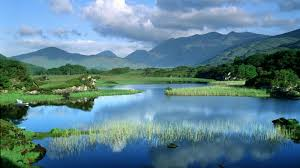
#> input picture village.jpeg, 300 x 168 px
$ jupyter execute --allow-errors fft.ipynb   (older library calls are emulated)
#> lines starting #> are read from the running program, lines starting #| are printed output that depends on the picture; long printed decimals are rounded
[cell 1]
#	=====================================================================
#	Purpose: To understand the effect of Fourier Transform on an image.
#	---------------------------------------------------------------------
#	Sangeeta Biswas
#	Associate Professor
#	University of Rajshahi, Rajshahi
#	12.8.2022
#	=====================================================================
import matplotlib.pyplot as plt
import cv2
import numpy as np

def main():
	# Load image.
	img_path = '../village.jpeg'#GhostPepper.jpg' #PaddyField.jpeg'
	rgb = plt.imread(img_path)
#> rgb is the input picture: shape (168, 300, 3); mean R, G, B 92.9, 130.2, 143.8

	# Convert images
	gray = cv2.cvtColor(rgb, cv2.COLOR_RGB2GRAY)
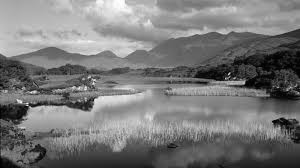
#> gray: shape (168, 300); min 0, max 254, mean 120.6

	# Perform Fast Fourier Transformation for 2D signal, i.e., image
	ftimg = np.fft.fft2(gray)
	centered_ftimg = np.fft.fftshift(ftimg)
	magnitude_spectrum = 100 * np.log(np.abs(ftimg))
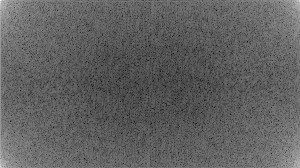
#> magnitude_spectrum: shape (168, 300) float64; min 234.5, max 1562, mean 740.9; drawn with min black and max white
	centered_magnitude_spectrum = 100 * np.log(np.abs(centered_ftimg))
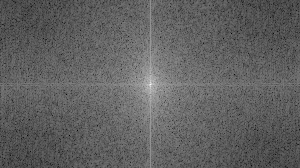
#> centered_magnitude_spectrum: shape (168, 300) float64; min 234.5, max 1562, mean 740.9; drawn with min black and max white

	print(gray.shape, ftimg.shape, centered_ftimg.shape)
#| (168, 300) (168, 300) (168, 300)
	print(gray.max(), gray.min(), ftimg.max(), ftimg.min(), centered_ftimg.max(), centered_ftimg.min())
#| 254 0 (6078418+0j) (-503450.780-502880.06651912787j) (6078418+0j) (-503450.780-502880.06651912787j)

	# Build a Gaussian filter.
	ncols, nrows = gray.shape
#> ncols = 168; nrows = 300
	gaussian_filter = build_gaussian_filter(ncols, nrows)

	# Apply Gaussian filter
	ftimg_gf = centered_ftimg * gaussian_filter
	filtered_img = np.abs(np.fft.ifft2(ftimg_gf))

	# Save images all together by matplotlib.
	img_set = [rgb, gray, magnitude_spectrum, centered_magnitude_spectrum, gaussian_filter, filtered_img]
	title_set = ['RGB', 'Gray', 'FFT2', 'Centered FFT2', 'Gaussian Filter', 'Filtered Img']
	figpath = 'FFT2.png'
	matplotlib_plot_img(img_set, title_set, figpath)

def build_gaussian_filter(ncols, nrows):
#> called with ncols = 168, nrows = 300
	sigmax, sigmay = 10, 10
	cx, cy = nrows/2, ncols/2
#> cx = 150; cy = 84
	x = np.linspace(0, nrows, nrows)
#> x = 300 values from 0 to 300
	y = np.linspace(0, ncols, ncols)
#> y = 168 values from 0 to 168
	X, Y = np.meshgrid(x, y)
	gaussian_filter = np.exp(-(((X-cx)/sigmax)**2 + ((Y-cy)/sigmay)**2))
	print(gaussian_filter.shape)
#| (168, 300)
#> in main, `filtered_img = np.abs(np.fft.ifft2(ftimg_gf))`:
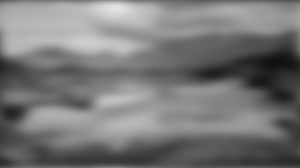
#> filtered_img: shape (168, 300) float64; min 17.07, max 228.4, mean 120

	return gaussian_filter

def matplotlib_plot_img(img_set, title_set, figpath):
#> called with figpath = 'FFT2.png'
	plt.rcParams.update({'font.size': 22})
	plt.figure(figsize = (20, 20))
	n = len(img_set)
#> n = 6
	for i in range(n):
		plt.subplot(2, 3, i + 1)
		plt.title(title_set[i])
		img = img_set[i]
		ch = len(img.shape)
		if (ch == 2):
			plt.imshow(img, cmap = 'gray')
		else:
			plt.imshow(img)

	plt.tight_layout()
	plt.savefig(figpath)
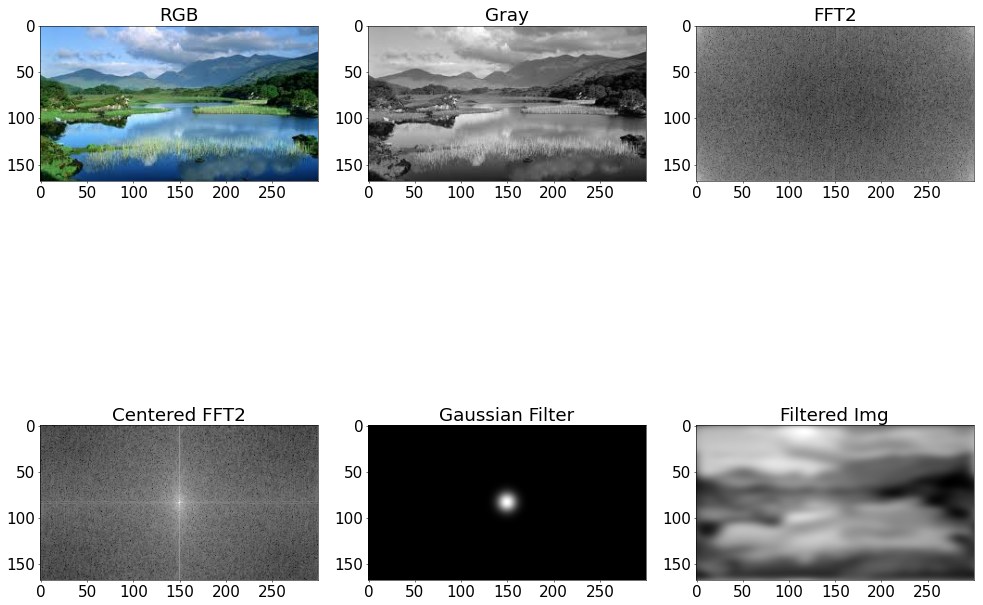
#> figure drawn by matplotlib, 6 panels
	plt.show()

if __name__ == '__main__':
	main()

[cell 2]
#	=====================================================================
#	Purpose: To understand the effect of Fourier Transform on an image.
#	---------------------------------------------------------------------
#	Sangeeta Biswas
#	Associate Professor
#	University of Rajshahi, Rajshahi
#	12.8.2022
#	=====================================================================
import matplotlib.pyplot as plt
import cv2
import numpy as np

def main():
	# Load image.
	img_path = '../village.jpeg'#GhostPepper.jpg' #PaddyField.jpeg'
	rgb = plt.imread(img_path)

	# Convert images
	gray = cv2.cvtColor(rgb, cv2.COLOR_RGB2GRAY)

	# Perform Fast Fourier Transformation for 2D signal, i.e., image
	ftimg = np.fft.fft2(gray)
	centered_ftimg = np.fft.fftshift(ftimg)
	magnitude_spectrum = 100 * np.log(np.abs(ftimg))
	centered_magnitude_spectrum = 100 * np.log(np.abs(centered_ftimg))

	print(gray.shape, ftimg.shape, centered_ftimg.shape)
#| (168, 300) (168, 300) (168, 300)
	print(gray.max(), gray.min(), ftimg.max(), ftimg.min(), centered_ftimg.max(), centered_ftimg.min())
#| 254 0 (6078418+0j) (-503450.780-502880.06651912787j) (6078418+0j) (-503450.780-502880.06651912787j)

	# Build a Gaussian filter.
	ncols, nrows = gray.shape
#> ncols = 168; nrows = 300
	# gaussian_filter = build_gaussian_filter(ncols, nrows)

	# sobel_filter = build_sobel_filter(centered_ftimg)

	mean_filter = build_mean_filter(ncols, nrows)
	ftimg_mf = centered_ftimg * mean_filter
	filtered_img = np.abs(np.fft.ifft2(ftimg_mf))


	# [8 lines of commented-out code are left out]
	img_set = [rgb, gray, magnitude_spectrum, centered_magnitude_spectrum, mean_filter, filtered_img]
	title_set = ['RGB', 'Gray', 'FFT2', 'Centered FFT2', 'Mean Filter', 'Filtered Img']
	figpath = 'FFT2.png'
	matplotlib_plot_img(img_set, title_set, figpath)

# [12 lines left out: function build_gaussian_filter, not called in this run]

def build_mean_filter(nrows, ncols):
	mean_filter = np.ones((nrows, ncols))
	mean_filter = mean_filter / (nrows * ncols)
	return mean_filter


# [20 lines left out: function build_sobel_filter, not called in this run]


def matplotlib_plot_img(img_set, title_set, figpath):
#> called with figpath = 'FFT2.png'
	plt.rcParams.update({'font.size': 22})
	plt.figure(figsize = (20, 20))
	n = len(img_set)
#> n = 6
	for i in range(n):
		plt.subplot(2, 3, i + 1)
		plt.title(title_set[i])
		img = img_set[i]
		ch = len(img.shape)
		if (ch == 2):
			plt.imshow(img, cmap = 'gray')
		else:
			plt.imshow(img)

	plt.tight_layout()
	plt.savefig(figpath)
	plt.show()

if __name__ == '__main__':
	main()

[cell 3]
nrows = 3
ncols = 3
sigmax, sigmay = 10, 10
cx, cy = nrows/2, ncols/2
x = np.linspace(0, nrows, nrows)
y = np.linspace(0, ncols, ncols)


X, Y = np.meshgrid(x, y)
gaussian_filter = np.exp(-(((X-cx)/sigmax)**2 + ((Y-cy)/sigmay)**2))
print(gaussian_filter.shape)

[cell 4]
X

[cell 5]
Y

[cell 6]
#	=====================================================================
#	Purpose: To understand the effect of Fourier Transform on an image.
#	---------------------------------------------------------------------
#	Sangeeta Biswas
#	Associate Professor
#	University of Rajshahi, Rajshahi
#	12.8.2022
#	=====================================================================
import matplotlib.pyplot as plt
import cv2
import numpy as np

def main():
	# Load image.
	img_path = '../village.jpeg'#GhostPepper.jpg' #PaddyField.jpeg'
	rgb = plt.imread(img_path)

	# Convert images
	gray = cv2.cvtColor(rgb, cv2.COLOR_RGB2GRAY)

	# Perform Fast Fourier Transformation for 2D signal, i.e., image
	ftimg = np.fft.fft2(gray)
	centered_ftimg = np.fft.fftshift(ftimg)
	magnitude_spectrum = 100 * np.log(np.abs(ftimg))
	centered_magnitude_spectrum = 100 * np.log(np.abs(centered_ftimg))

	print(gray.shape, ftimg.shape, centered_ftimg.shape)
#| (168, 300) (168, 300) (168, 300)
	print(gray.max(), gray.min(), ftimg.max(), ftimg.min(), centered_ftimg.max(), centered_ftimg.min())
#| 254 0 (6078418+0j) (-503450.780-502880.06651912787j) (6078418+0j) (-503450.780-502880.06651912787j)

	# Build a Gaussian filter.
	ncols, nrows = gray.shape
#> ncols = 168; nrows = 300
	# gaussian_filter = build_gaussian_filter(ncols, nrows)

	# sobel_filter = build_sobel_filter(centered_ftimg)

	mean_filter = build_motion_filter(ncols, nrows)
	ftimg_mf = centered_ftimg * mean_filter
	filtered_img = np.abs(np.fft.ifft2(ftimg_mf))
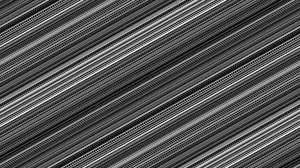
#> filtered_img: shape (168, 300) float64; min 9.86e-06, max 0.0052, mean 0.0017; drawn with min black and max white


	# [8 lines of commented-out code are left out]
	img_set = [rgb, gray, magnitude_spectrum, centered_magnitude_spectrum, mean_filter, filtered_img]
	title_set = ['RGB', 'Gray', 'FFT2', 'Centered FFT2', 'Mean Filter', 'Filtered Img']
	figpath = 'FFT2.png'
	matplotlib_plot_img(img_set, title_set, figpath)

def build_motion_filter(nrows, ncols):

    motion_filter = np.eye(nrows, ncols) / (nrows + ncols)
    return motion_filter


# [39 lines left out: functions build_gaussian_filter, build_mean_filter, build_sobel_filter, not called in this run]


def matplotlib_plot_img(img_set, title_set, figpath):
#> called with figpath = 'FFT2.png'
	plt.rcParams.update({'font.size': 22})
	plt.figure(figsize = (20, 20))
	n = len(img_set)
#> n = 6
	for i in range(n):
		plt.subplot(2, 3, i + 1)
		plt.title(title_set[i])
		img = img_set[i]
		ch = len(img.shape)
		if (ch == 2):
			plt.imshow(img, cmap = 'gray')
		else:
			plt.imshow(img)

	plt.tight_layout()
	plt.savefig(figpath)
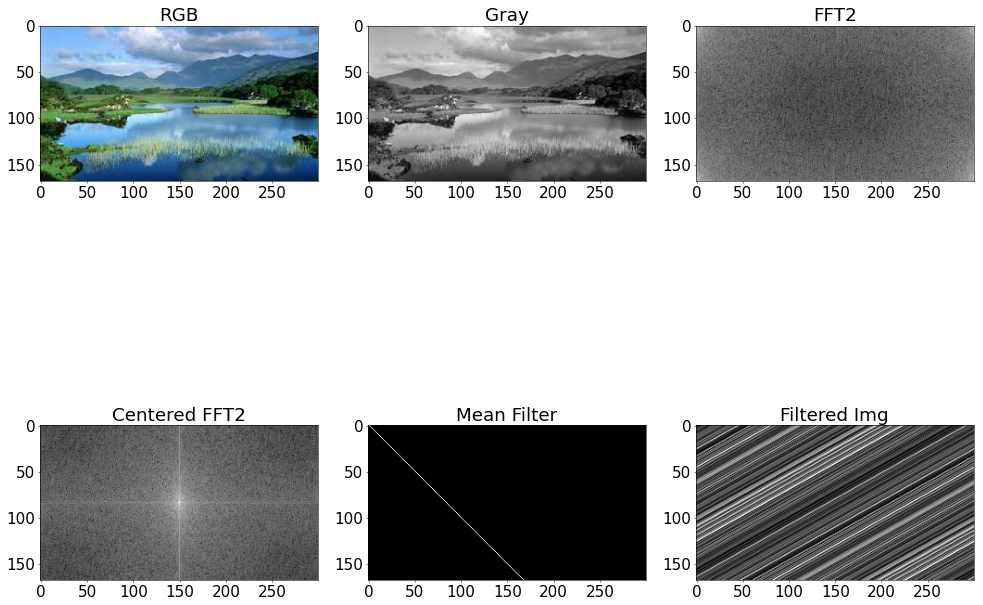
#> figure drawn by matplotlib, 6 panels
	plt.show()

if __name__ == '__main__':
	main()

$ run again, with dontpanic.jpeg copied over village.jpeg
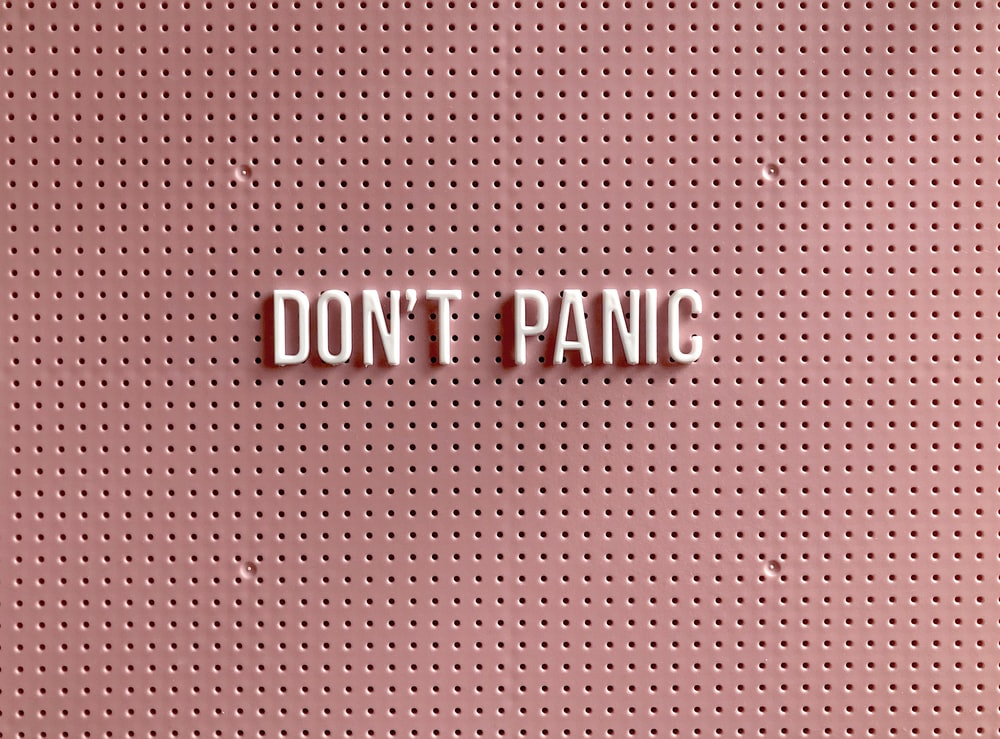
#> input picture dontpanic.jpeg, 1000 x 739 px
#> in main, rgb is the input picture: shape (739, 1000, 3); mean R, G, B 180, 128.9, 127.9
#| (739, 1000) (739, 1000) (739, 1000)
#| 255 0 (106459059.000+1.3242242857813835e-09j) (-2517532.861-130608.34142188175j) (106459059.000+1.3242242857813835e-09j) (-2517532.861-130608.34142188175j)
#| (739, 1000)
#> in main, `filtered_img = np.abs(np.fft.ifft2(ftimg_gf))`:
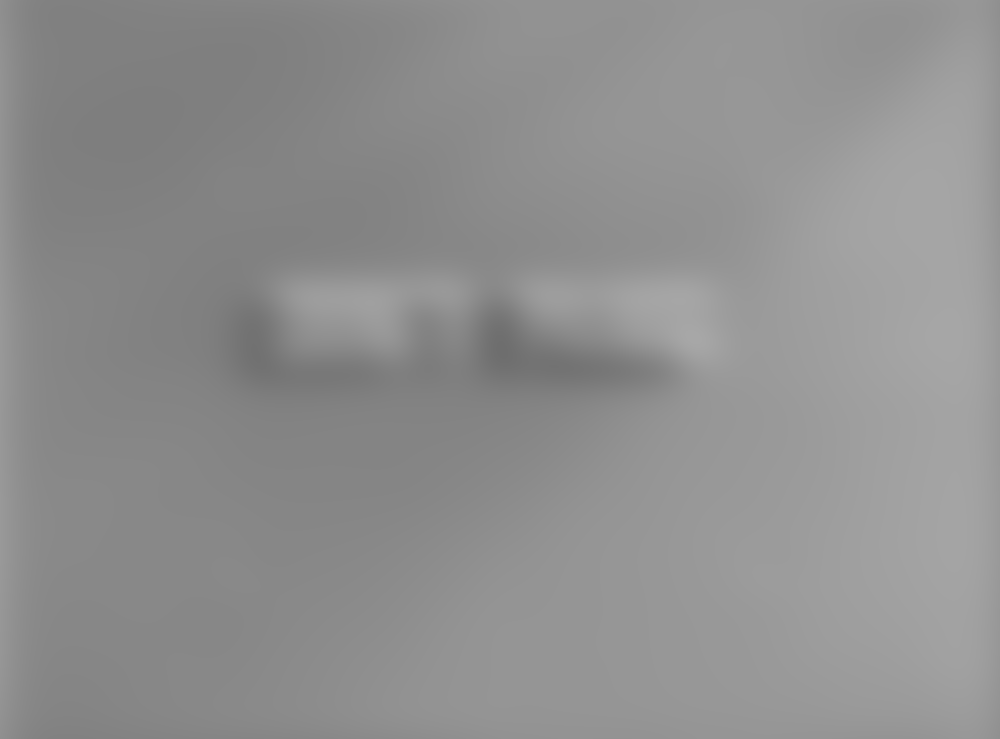
#> filtered_img: shape (739, 1000) float64; min 110.3, max 167.8, mean 143.7
#> in matplotlib_plot_img, `n = len(img_set)`: n = 6
#| (739, 1000) (739, 1000) (739, 1000)
#| 255 0 (106459059.000+1.3242242857813835e-09j) (-2517532.861-130608.34142188175j) (106459059.000+1.3242242857813835e-09j) (-2517532.861-130608.34142188175j)
#| (739, 1000) (739, 1000) (739, 1000)
#| 255 0 (106459059.000+1.3242242857813835e-09j) (-2517532.861-130608.34142188175j) (106459059.000+1.3242242857813835e-09j) (-2517532.861-130608.34142188175j)
#> in main, `filtered_img = np.abs(np.fft.ifft2(ftimg_mf))`:
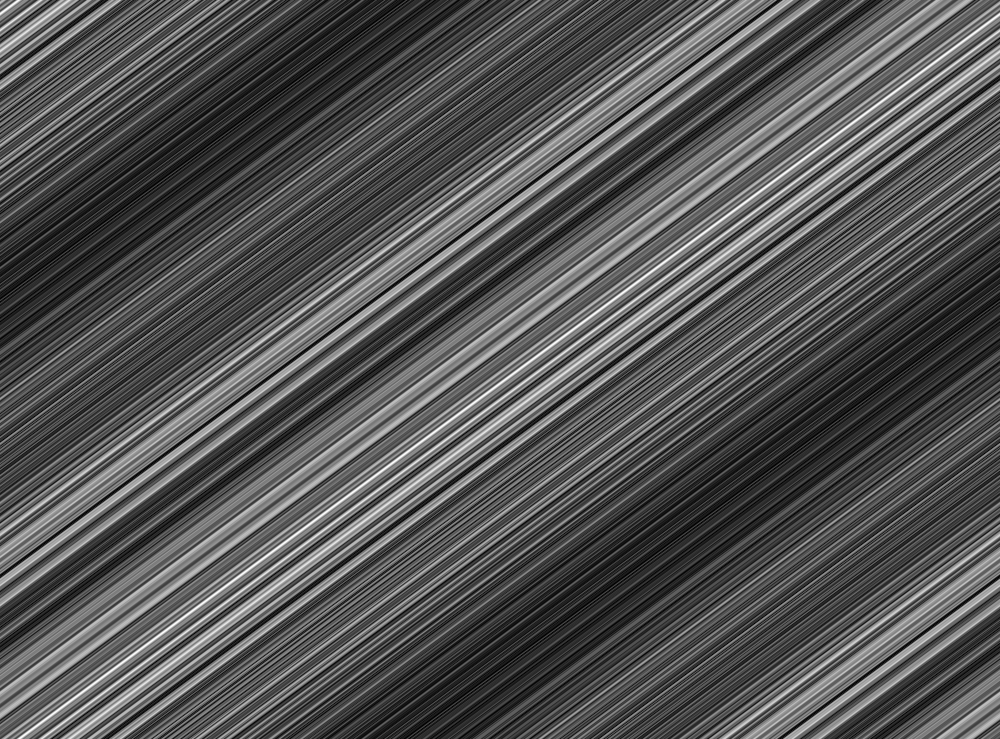
#> filtered_img: shape (739, 1000) float64; min 4.83e-06, max 0.00106, mean 0.000354; drawn with min black and max white
